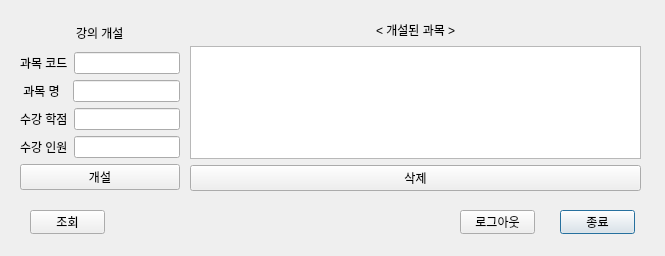
<?xml version="1.0" encoding="UTF-8"?>
<ui version="4.0">
 <class>Dialog</class>
 <widget class="QDialog" name="Dialog">
  <property name="geometry">
   <rect>
    <x>0</x>
    <y>0</y>
    <width>665</width>
    <height>256</height>
   </rect>
  </property>
  <property name="windowTitle">
   <string>Dialog</string>
  </property>
  <widget class="QPushButton" name="pushButton_Exit">
   <property name="geometry">
    <rect>
     <x>560</x>
     <y>210</y>
     <width>75</width>
     <height>24</height>
    </rect>
   </property>
   <property name="text">
    <string>종료</string>
   </property>
  </widget>
  <widget class="QPushButton" name="pushButton_LogOut">
   <property name="geometry">
    <rect>
     <x>460</x>
     <y>210</y>
     <width>75</width>
     <height>24</height>
    </rect>
   </property>
   <property name="text">
    <string>로그아웃</string>
   </property>
  </widget>
  <widget class="QWidget" name="verticalLayoutWidget">
   <property name="geometry">
    <rect>
     <x>20</x>
     <y>20</y>
     <width>160</width>
     <height>170</height>
    </rect>
   </property>
   <layout class="QVBoxLayout" name="verticalLayout">
    <item>
     <layout class="QHBoxLayout" name="horizontalLayout">
      <item>
       <spacer name="horizontalSpacer_1">
        <property name="orientation">
         <enum>Qt::Horizontal</enum>
        </property>
        <property name="sizeHint" stdset="0">
         <size>
          <width>40</width>
          <height>20</height>
         </size>
        </property>
       </spacer>
      </item>
      <item>
       <widget class="QLabel" name="label">
        <property name="text">
         <string>강의 개설</string>
        </property>
       </widget>
      </item>
      <item>
       <spacer name="horizontalSpacer_2">
        <property name="orientation">
         <enum>Qt::Horizontal</enum>
        </property>
        <property name="sizeHint" stdset="0">
         <size>
          <width>40</width>
          <height>20</height>
         </size>
        </property>
       </spacer>
      </item>
     </layout>
    </item>
    <item>
     <layout class="QHBoxLayout" name="horizontalLayout_1">
      <item>
       <widget class="QLabel" name="label_1">
        <property name="text">
         <string>과목 코드</string>
        </property>
       </widget>
      </item>
      <item>
       <widget class="QLineEdit" name="lineEdit_course_ID"/>
      </item>
     </layout>
    </item>
    <item>
     <layout class="QHBoxLayout" name="horizontalLayout_2">
      <item>
       <widget class="QLabel" name="label_2">
        <property name="text">
         <string> 과목 명  </string>
        </property>
       </widget>
      </item>
      <item>
       <widget class="QLineEdit" name="lineEdit_course_Name"/>
      </item>
     </layout>
    </item>
    <item>
     <layout class="QHBoxLayout" name="horizontalLayout_3">
      <item>
       <widget class="QLabel" name="label_3">
        <property name="text">
         <string>수강 학점</string>
        </property>
       </widget>
      </item>
      <item>
       <widget class="QLineEdit" name="lineEdit_credits"/>
      </item>
     </layout>
    </item>
    <item>
     <layout class="QHBoxLayout" name="horizontalLayout_4">
      <item>
       <widget class="QLabel" name="label_4">
        <property name="text">
         <string>수강 인원</string>
        </property>
       </widget>
      </item>
      <item>
       <widget class="QLineEdit" name="lineEdit_enrollment"/>
      </item>
     </layout>
    </item>
    <item>
     <widget class="QPushButton" name="pushButton_Add">
      <property name="text">
       <string>개설</string>
      </property>
     </widget>
    </item>
   </layout>
  </widget>
  <widget class="QWidget" name="verticalLayoutWidget_2">
   <property name="geometry">
    <rect>
     <x>190</x>
     <y>20</y>
     <width>451</width>
     <height>171</height>
    </rect>
   </property>
   <layout class="QVBoxLayout" name="verticalLayout_2">
    <item>
     <layout class="QHBoxLayout" name="horizontalLayout_5">
      <item>
       <spacer name="horizontalSpacer_3">
        <property name="orientation">
         <enum>Qt::Horizontal</enum>
        </property>
        <property name="sizeHint" stdset="0">
         <size>
          <width>40</width>
          <height>20</height>
         </size>
        </property>
       </spacer>
      </item>
      <item>
       <widget class="QLabel" name="label_5">
        <property name="text">
         <string>&lt; 개설된 과목 &gt;</string>
        </property>
       </widget>
      </item>
      <item>
       <spacer name="horizontalSpacer_4">
        <property name="orientation">
         <enum>Qt::Horizontal</enum>
        </property>
        <property name="sizeHint" stdset="0">
         <size>
          <width>40</width>
          <height>20</height>
         </size>
        </property>
       </spacer>
      </item>
     </layout>
    </item>
    <item>
     <widget class="QTableView" name="tableView_1"/>
    </item>
    <item>
     <widget class="QPushButton" name="pushButton_Delete">
      <property name="text">
       <string>삭제</string>
      </property>
     </widget>
    </item>
   </layout>
  </widget>
  <widget class="QPushButton" name="pushButton_Search">
   <property name="geometry">
    <rect>
     <x>30</x>
     <y>210</y>
     <width>75</width>
     <height>24</height>
    </rect>
   </property>
   <property name="text">
    <string>조회</string>
   </property>
  </widget>
 </widget>
 <resources/>
 <connections/>
</ui>
